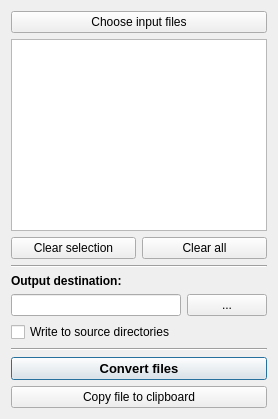
       <widget class="QWidget" name="tab_file_io">
        <attribute name="title">
         <string>Files</string>
        </attribute>
        <layout class="QVBoxLayout" name="verticalLayout_3">
         <item>
          <widget class="QPushButton" name="pbOpenFiles">
           <property name="toolTip">
            <string>Choose the source code files you want to convert.</string>
           </property>
           <property name="whatsThis">
            <string/>
           </property>
           <property name="text">
            <string>Choose input files</string>
           </property>
           <property name="icon">
            <iconset resource="highlight-gui.qrc">
             <normaloff>:/file.png</normaloff>:/file.png</iconset>
           </property>
          </widget>
         </item>
         <item>
          <widget class="QListWidget" name="lvInputFiles">
           <property name="sizePolicy">
            <sizepolicy hsizetype="Preferred" vsizetype="MinimumExpanding">
             <horstretch>0</horstretch>
             <verstretch>0</verstretch>
            </sizepolicy>
           </property>
           <property name="minimumSize">
            <size>
             <width>0</width>
             <height>50</height>
            </size>
           </property>
           <property name="acceptDrops">
            <bool>false</bool>
           </property>
           <property name="toolTip">
            <string>List of input files.</string>
           </property>
           <property name="dragDropMode">
            <enum>QAbstractItemView::DropOnly</enum>
           </property>
           <property name="alternatingRowColors">
            <bool>true</bool>
           </property>
           <property name="selectionMode">
            <enum>QAbstractItemView::ExtendedSelection</enum>
           </property>
           <property name="selectionBehavior">
            <enum>QAbstractItemView::SelectRows</enum>
           </property>
           <property name="sortingEnabled">
            <bool>true</bool>
           </property>
          </widget>
         </item>
         <item>
          <layout class="QHBoxLayout" name="horizontalLayout">
           <item>
            <widget class="QPushButton" name="pbClearSelection">
             <property name="toolTip">
              <string>Remove the selected input files.</string>
             </property>
             <property name="text">
              <string>Clear selection</string>
             </property>
            </widget>
           </item>
           <item>
            <widget class="QPushButton" name="pbClearAll">
             <property name="toolTip">
              <string>Remove all input files.</string>
             </property>
             <property name="text">
              <string>Clear all</string>
             </property>
            </widget>
           </item>
          </layout>
         </item>
         <item>
          <widget class="Line" name="line_11">
           <property name="orientation">
            <enum>Qt::Horizontal</enum>
           </property>
          </widget>
         </item>
         <item>
          <layout class="QVBoxLayout" name="verticalLayout">
           <item>
            <widget class="QLabel" name="label_11">
             <property name="font">
              <font>
               <weight>75</weight>
               <bold>true</bold>
              </font>
             </property>
             <property name="text">
              <string>Output destination:</string>
             </property>
            </widget>
           </item>
           <item>
            <layout class="QHBoxLayout" name="horizontalLayout_22">
             <item>
              <widget class="QLineEdit" name="leOutputDest">
               <property name="sizePolicy">
                <sizepolicy hsizetype="Minimum" vsizetype="Preferred">
                 <horstretch>0</horstretch>
                 <verstretch>0</verstretch>
                </sizepolicy>
               </property>
               <property name="toolTip">
                <string>Output directory</string>
               </property>
              </widget>
             </item>
             <item>
              <widget class="QPushButton" name="pbOutputDest">
               <property name="sizePolicy">
                <sizepolicy hsizetype="Fixed" vsizetype="Fixed">
                 <horstretch>0</horstretch>
                 <verstretch>0</verstretch>
                </sizepolicy>
               </property>
               <property name="minimumSize">
                <size>
                 <width>20</width>
                 <height>0</height>
                </size>
               </property>
               <property name="toolTip">
                <string>Select the output directory.</string>
               </property>
               <property name="text">
                <string>...</string>
               </property>
              </widget>
             </item>
            </layout>
           </item>
           <item>
            <widget class="QCheckBox" name="cbWrite2Src">
             <property name="toolTip">
              <string>Save output in the input file directories.</string>
             </property>
             <property name="text">
              <string>Write to source directories</string>
             </property>
            </widget>
           </item>
          </layout>
         </item>
         <item>
          <widget class="Line" name="line_2">
           <property name="orientation">
            <enum>Qt::Horizontal</enum>
           </property>
          </widget>
         </item>
         <item>
          <widget class="QPushButton" name="pbStartConversion">
           <property name="sizePolicy">
            <sizepolicy hsizetype="Preferred" vsizetype="Fixed">
             <horstretch>0</horstretch>
             <verstretch>0</verstretch>
            </sizepolicy>
           </property>
           <property name="minimumSize">
            <size>
             <width>120</width>
             <height>0</height>
            </size>
           </property>
           <property name="font">
            <font>
             <family>MS Shell Dlg 2</family>
             <pointsize>10</pointsize>
             <weight>75</weight>
             <bold>true</bold>
            </font>
           </property>
           <property name="toolTip">
            <string>Start the conversion of your input files.</string>
           </property>
           <property name="text">
            <string>Convert files</string>
           </property>
           <property name="default">
            <bool>true</bool>
           </property>
          </widget>
         </item>
         <item>
          <widget class="QPushButton" name="pbCopyFile2CP">
           <property name="toolTip">
            <string>Copy highlighted code of the seleted file into the clipboard.</string>
           </property>
           <property name="text">
            <string>Copy file to clipboard</string>
           </property>
          </widget>
         </item>
        </layout>
       </widget>
